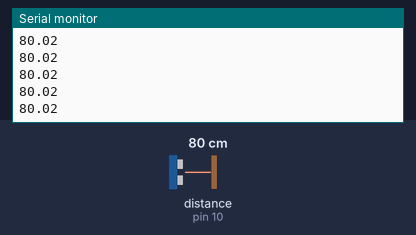
Recording of a sketch running on a simulated Arduino Uno, built with avr-gcc and run on an emulated ATmega328P. Parts: the last lines printed to the serial monitor. Wiring (inferred from the names in the program): ultrasonic range finder: trigger pin 9; echo pin 10. The test bench sets the inputs (shaded band); at power-on: distance to the obstacle (sensor on pin 10) 80 cm. The echo pulse lasts 58.3 µs per cm.

Above: at 1.2 s.
1.3 s: distance to the obstacle (sensor on pin 10) set to 2 cm
At 1.38 s:
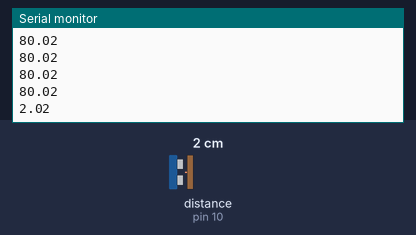
2.8 s: distance to the obstacle (sensor on pin 10) set to 4 cm
At 2.89 s:
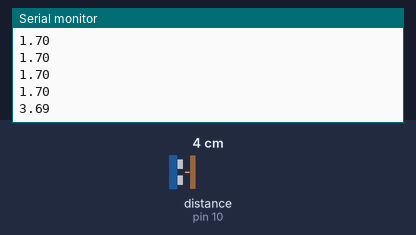
Timing chart, 0 to 5.8 s (numbered marks = the images above; inputs shaded):
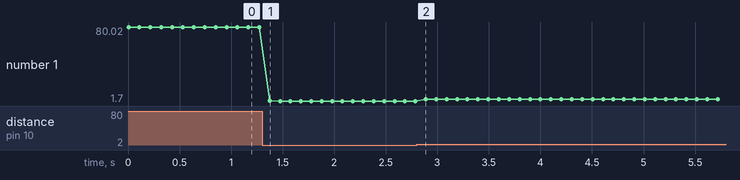

The sketch:

up.ino
```cpp
// Arduino Code for a Single Ultrasonic Sensor (HC-SR04)

const int trigPin = 9;
const int echoPin = 10;

void setup() {
  Serial.begin(9600);
  pinMode(trigPin, OUTPUT);
  pinMode(echoPin, INPUT);
}

void loop() {
  // Clear the trigPin
  digitalWrite(trigPin, LOW);
  delayMicroseconds(2);

  // Set the trigPin to HIGH for 10 microseconds
  digitalWrite(trigPin, HIGH);
  delayMicroseconds(10);
  digitalWrite(trigPin, LOW);

  // Read the echoPin, and return the sound wave travel time in microseconds
  long duration = pulseIn(echoPin, HIGH);

  // Calculate the distance in cm
  // Speed of sound is 343 m/s or 0.0343 cm/µs.
  // Distance = (duration * 0.0343) / 2
  float distance = duration * 0.0343 / 2;

  // Print the distance to the serial monitor
  Serial.println(distance);

  delay(100); // Send ~10 readings per second
}
```

Measured:
- after the input at 1.3 s, the serial monitor: prints a new line after 0.07 s (image 1)
- after the input at 2.8 s, the serial monitor: prints a new line after 0.09 s (image 2)
- plotted number 1: 80.02 → 1.7 after the input at 1.3 s, 1.7 → 3.69 after the input at 2.8 s
